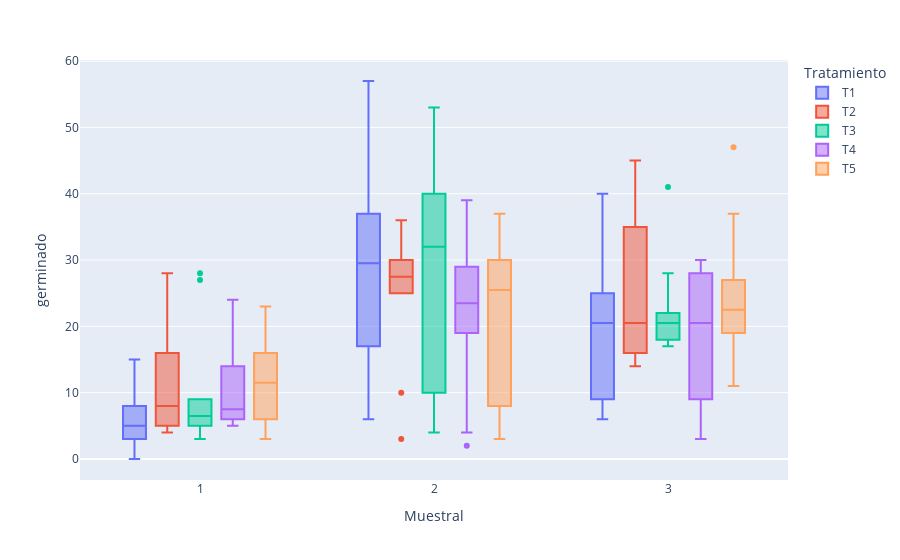

Source (notebook cell):
### Code cell
#Grafico interactivo de % de germinación Muestral 2 separado por tratamiento agrupando las plantas. NOTA se pueden desactivar las plantas individualmente
#Haciendo click en cada caja
#
import plotly.express as px

df = pd.read_excel("DB.xls", sheet_name="db")
Muestral1=df[df['Muestral']==1]

fig = px.box(df, x="Muestral", y="germinado", color="Tratamiento")
fig.update_traces(quartilemethod="exclusive") # or "inclusive", or "linear" by default
fig.show()

### Figure 1 — Plotly figure (JSON) as saved in the notebook; plotly's stock layout.template omitted (floating-point values rounded to 4 significant figures)
{"data": [{"alignmentgroup": "True", "hovertemplate": "Tratamiento=T1<br>Muestral=%{x}<br>germinado=%{y}<extra></extra>", "legendgroup": "T1", "marker": {"color": "#636efa"}, "name": "T1", "notched": false, "offsetgroup": "T1", "orientation": "v", "quartilemethod": "exclusive", "showlegend": true, "type": "box", "x": [1, 1, 1, 1, 1, 1, 1, 1, 1, 1, 2, 2, 2, 2, 2, 2, 2, 2, 2, 2, 3, 3, 3, 3, 3, 3, 3, 3, 3, 3], "x0": " ", "xaxis": "x", "y": [7, 1, 8, 0, 4, 3, 6, 3, 15, 8, 21, 41, 32, 16, 35, 57, 37, 27, 6, 17, 25, 10, 9, 17, 33, 25, 24, 40, 6, 7], "y0": " ", "yaxis": "y"}, {"alignmentgroup": "True", "hovertemplate": "Tratamiento=T2<br>Muestral=%{x}<br>germinado=%{y}<extra></extra>", "legendgroup": "T2", "marker": {"color": "#EF553B"}, "name": "T2", "notched": false, "offsetgroup": "T2", "orientation": "v", "quartilemethod": "exclusive", "showlegend": true, "type": "box", "x": [1, 1, 1, 1, 1, 1, 1, 1, 1, 1, 2, 2, 2, 2, 2, 2, 2, 2, 2, 2, 3, 3, 3, 3, 3, 3, 3, 3, 3, 3], "x0": " ", "xaxis": "x", "y": [16, 27, 15, 28, 7, 5, 5, 9, 4, 4, 30, 36, 25, 26, 35, 27, 28, 28, 10, 3, 14, 15, 30, 45, 35, 16, 23, 18, 18, 35], "y0": " ", "yaxis": "y"}, {"alignmentgroup": "True", "hovertemplate": "Tratamiento=T3<br>Muestral=%{x}<br>germinado=%{y}<extra></extra>", "legendgroup": "T3", "marker": {"color": "#00cc96"}, "name": "T3", "notched": false, "offsetgroup": "T3", "orientation": "v", "quartilemethod": "exclusive", "showlegend": true, "type": "box", "x": [1, 1, 1, 1, 1, 1, 1, 1, 1, 1, 2, 2, 2, 2, 2, 2, 2, 2, 2, 2, 3, 3, 3, 3, 3, 3, 3, 3, 3, 3], "x0": " ", "xaxis": "x", "y": [27, 7, 28, 9, 5, 3, 6, 3, 8, 5, 40, 4, 30, 25, 35, 49, 34, 53, 10, 8, 17, 22, 17, 18, 18, 41, 21, 20, 22, 28], "y0": " ", "yaxis": "y"}, {"alignmentgroup": "True", "hovertemplate": "Tratamiento=T4<br>Muestral=%{x}<br>germinado=%{y}<extra></extra>", "legendgroup": "T4", "marker": {"color": "#ab63fa"}, "name": "T4", "notched": false, "offsetgroup": "T4", "orientation": "v", "quartilemethod": "exclusive", "showlegend": true, "type": "box", "x": [1, 1, 1, 1, 1, 1, 1, 1, 1, 1, 2, 2, 2, 2, 2, 2, 2, 2, 2, 2, 3, 3, 3, 3, 3, 3, 3, 3, 3, 3], "x0": " ", "xaxis": "x", "y": [14, 23, 13, 24, 5, 5, 6, 7, 6, 8, 39, 25, 22, 38, 19, 20, 25, 29, 2, 4, 29, 15, 28, 8, 30, 27, 9, 26, 3, 13], "y0": " ", "yaxis": "y"}, {"alignmentgroup": "True", "hovertemplate": "Tratamiento=T5<br>Muestral=%{x}<br>germinado=%{y}<extra></extra>", "legendgroup": "T5", "marker": {"color": "#FFA15A"}, "name": "T5", "notched": false, "offsetgroup": "T5", "orientation": "v", "quartilemethod": "exclusive", "showlegend": true, "type": "box", "x": [1, 1, 1, 1, 1, 1, 1, 1, 1, 1, 2, 2, 2, 2, 2, 2, 2, 2, 2, 2, 3, 3, 3, 3, 3, 3, 3, 3, 3, 3], "x0": " ", "xaxis": "x", "y": [22, 15, 23, 16, 6, 4, 13, 10, 8, 3, 29, 23, 30, 36, 37, 3, 28, 3, 17, 8, 24, 20, 37, 23, 17, 19, 47, 27, 11, 22], "y0": " ", "yaxis": "y"}], "layout": {"boxmode": "group", "legend": {"title": {"text": "Tratamiento"}, "tracegroupgap": 0}, "margin": {"t": 60}, "xaxis": {"anchor": "y", "domain": [0, 1], "title": {"text": "Muestral"}}, "yaxis": {"anchor": "x", "domain": [0, 1], "title": {"text": "germinado"}}}}
